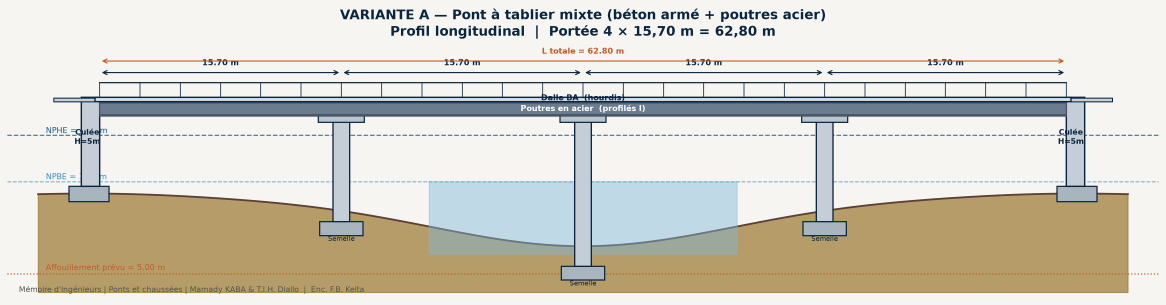
#> input picture exports/conceptions-variantes/01_mixte_profil_longitudinal.png, 3497 x 913 px, found by its file name (shown at 1/3 size)
$ python generer_caisson_precontraint.py
#> lines starting #> are read from the running program, lines starting #| are printed output that depends on the picture
#!/usr/bin/env python3
"""Variante B — Pont caisson en béton précontraint (modèle type mémoire)."""

from pathlib import Path
import matplotlib.pyplot as plt
from matplotlib.patches import FancyBboxPatch, Rectangle, Polygon, Circle, FancyArrowPatch
import numpy as np
from pptx import Presentation
from pptx.util import Inches, Pt
from pptx.dml.color import RGBColor
from pptx.enum.shapes import MSO_AUTO_SHAPE_TYPE
from PIL import Image as PILImage

OUT = Path("/workspace/exports/conceptions-variantes")
OUT.mkdir(parents=True, exist_ok=True)

L_SPAN = 15.70
N_SPANS = 4
L_TOTAL = L_SPAN * N_SPANS
NPHE, NPBE, AFF = 4.00, 1.00, 5.00
H_CULEE = 5.00
W_CHAUSSEE, W_TROTTOIR = 6.00, 1.00
W_TOTAL = W_CHAUSSEE + 2 * W_TROTTOIR

NAVY = "#0A2540"
GREEN = "#2F6B4F"
CONCRETE = "#C9D1D8"
BOX = "#A8B4BE"
BOX_DARK = "#8E9AA5"
WATER = "#7EB8DA"
SOIL = "#8B6914"
ACCENT = "#C45C26"
STEEL = "#4A5568"
STEEL_FILL = "#6B7C8F"


def set_style(ax):
    ax.set_aspect("equal")
    ax.axis("off")


def ground_profile(x):
    mid = L_TOTAL / 2
    depth = 3.2 * np.exp(-((x - mid) / 14) ** 2)
    return -depth


def draw_terrain(ax):
    xs = np.linspace(-4, L_TOTAL + 4, 250)
    ys = np.array([ground_profile(x) for x in xs])
    ax.fill_between(xs, ys, -6.2, color=SOIL, alpha=0.55, zorder=1)
    ax.plot(xs, ys, color="#5C4033", lw=1.6, zorder=2)


def draw_water(ax):
    ax.axhline(NPBE, color="#3A8FBF", ls="--", lw=1.0, alpha=0.75, zorder=3)
    ax.axhline(NPHE, color="#1E5F8A", ls="--", lw=1.2, alpha=0.8, zorder=3)
    mid = L_TOTAL / 2
    ax.fill_between([mid - 10, mid + 10], [ground_profile(mid) - 0.3] * 2,
                     [NPBE, NPBE], color=WATER, alpha=0.45, zorder=2)
    ax.text(L_TOTAL + 0.8, NPHE + 0.12, f"NPHE = {NPHE:.2f} m",
            fontsize=8, color="#1E5F8A")
    ax.text(L_TOTAL + 0.8, NPBE + 0.12, f"NPBE = {NPBE:.2f} m",
            fontsize=8, color="#3A8FBF")
    ax.axhline(-AFF, color=ACCENT, ls=":", lw=1.2, zorder=3)
    ax.text(L_TOTAL + 0.8, -AFF + 0.2, f"Affouillement = {AFF:.2f} m",
            fontsize=8, color=ACCENT)


def dim_h(ax, x0, x1, y, label, color=GREEN, dy=0.3):
    ax.annotate("", xy=(x1, y), xytext=(x0, y),
                arrowprops=dict(arrowstyle="<->", color=color, lw=1.1))
    ax.text((x0 + x1) / 2, y + dy, label, ha="center", fontsize=8,
            color=color, fontweight="bold")


def dim_v(ax, x, y0, y1, label, color=GREEN, dx=0.35):
    ax.annotate("", xy=(x, y1), xytext=(x, y0),
                arrowprops=dict(arrowstyle="<->", color=color, lw=1.1))
    ax.text(x + dx, (y0 + y1) / 2, label, ha="left", va="center",
            fontsize=8, color=color, fontweight="bold", rotation=90)


def pier_positions():
    return 0.0, L_TOTAL, [L_SPAN * i for i in range(1, N_SPANS)]


def oval_pier(ax, cx, y0, y1, w=1.5, color=CONCRETE, edge=GREEN):
    """Pile massive à section ovale / oblongue (style photo mémoire)."""
    h = y1 - y0
    # Corps oblong
    ax.add_patch(FancyBboxPatch((cx - w / 2, y0), w, h,
                                boxstyle="round,pad=0,rounding_size=0.35",
                                facecolor=color, edgecolor=edge, lw=1.5, zorder=5))
    # Ombre légère côté
    ax.add_patch(FancyBboxPatch((cx + w / 2 - 0.18, y0), 0.18, h,
                                boxstyle="round,pad=0,rounding_size=0.1",
                                facecolor=BOX_DARK, edgecolor="none", alpha=0.35, zorder=6))


def fig_pc_longitudinal():
    fig, ax = plt.subplots(figsize=(16, 7.2), dpi=220)
    fig.patch.set_facecolor("#F4F7F5")
    ax.set_facecolor("#F4F7F5")
    set_style(ax)

    abut_l, abut_r, piers = pier_positions()
    # Caisson : hauteur variable légère (plus haute sur piles)
    h_mid = 1.35   # hauteur caisson en travée
    h_app = 1.70   # hauteur caisson sur appui
    deck_top = 7.0
    slab = 0.22

    draw_terrain(ax)
    draw_water(ax)

    # Culées massives
    for x, side in [(abut_l, "L"), (abut_r, "R")]:
        w = 1.5
        h = H_CULEE + 0.8
        fx = x - w if side == "L" else x
        ax.add_patch(FancyBboxPatch((fx, deck_top - h), w, h,
                                    boxstyle="square,pad=0", facecolor=CONCRETE,
                                    edgecolor=GREEN, lw=1.5, zorder=5))
        ax.add_patch(FancyBboxPatch((fx - 0.9 if side == "L" else fx - 0.7,
                                     deck_top - h - 1.1), w + 1.6, 1.1,
                                    boxstyle="square,pad=0", facecolor=BOX,
                                    edgecolor=GREEN, lw=1.2, zorder=4))
        ax.text(x + (-1.0 if side == "L" else 0.4), deck_top - h / 2,
                f"Culée\nH={H_CULEE:.0f} m", fontsize=7.5, color=GREEN,
                ha="center", fontweight="bold", zorder=7)

    # Piles ovales massives + semelles
    for i, px in enumerate(piers):
        g = ground_profile(px)
        depth = 2.4 if i == 1 else 1.7
        foot_y = g - depth
        ax.add_patch(FancyBboxPatch((px - 1.7, foot_y), 3.4, 1.0,
                                    boxstyle="square,pad=0", facecolor=BOX,
                                    edgecolor=GREEN, lw=1.2, zorder=4))
        pier_top = deck_top - h_app - 0.15
        oval_pier(ax, px, foot_y + 1.0, pier_top, w=1.55)
        # Chevêtre / tête de pile
        ax.add_patch(FancyBboxPatch((px - 1.8, pier_top), 3.6, 0.45,
                                    boxstyle="round,pad=0,rounding_size=0.08",
                                    facecolor=BOX_DARK, edgecolor=GREEN, lw=1.2, zorder=6))
        ax.text(px, foot_y - 0.35, "Semelle", fontsize=6.5, ha="center", color=GREEN)

    # --- Caisson précontraint : extrados droit, intrados légèrement variable ---
    # Extrados (dessus)
    xs = np.linspace(0, L_TOTAL, 400)
    # Hauteur caisson : max près des piles, min en milieu de travée
    def h_box(x):
        # distance relative à l'appui le plus proche
        supports = [0] + piers + [L_TOTAL]
        d = min(abs(x - s) for s in supports)
        # interpolate: d=0 -> h_app, d=L_SPAN/2 -> h_mid
        t = min(d / (L_SPAN / 2), 1.0)
        # smooth
        t = 0.5 - 0.5 * np.cos(np.pi * t)
        return h_app + (h_mid - h_app) * t

    top = np.full_like(xs, deck_top)
    bot = np.array([deck_top - h_box(x) for x in xs])

    # Corps du caisson (vue longitudinale = âme / face)
    verts = list(zip(xs, top)) + list(zip(xs[::-1], bot[::-1]))
    ax.add_patch(Polygon(verts, closed=True, facecolor=BOX, edgecolor=GREEN,
                         lw=1.6, zorder=8))
    # bande sombre bas du caisson (effet volume)
    bot2 = bot + 0.18
    verts2 = list(zip(xs, bot)) + list(zip(xs[::-1], bot2[::-1]))
    ax.add_patch(Polygon(verts2, closed=True, facecolor=BOX_DARK, edgecolor="none",
                         alpha=0.55, zorder=9))

    # Hourdis / chaussée
    ax.add_patch(Rectangle((-0.2, deck_top), L_TOTAL + 0.4, slab,
                           facecolor="#D6DDE4", edgecolor=GREEN, lw=1.4, zorder=10))

    # Câbles de précontrainte (paraboles / câbles de continuité)
    for i in range(N_SPANS):
        x0, x1 = i * L_SPAN, (i + 1) * L_SPAN
        xc = np.linspace(x0 + 0.4, x1 - 0.4, 50)
        # câble inférieur en travée
        mid = (x0 + x1) / 2
        y_c = np.array([deck_top - h_box(x) + 0.25 + 0.35 * ((x - mid) / (L_SPAN / 2)) ** 2
                        for x in xc])
        ax.plot(xc, y_c, color=ACCENT, lw=1.7, zorder=11)
    # câbles sur appuis (haute)
    for px in piers:
        ax.plot([px - 3.5, px, px + 3.5],
                [deck_top - 0.35, deck_top - 0.22, deck_top - 0.35],
                color=ACCENT, lw=1.7, zorder=11)
    ax.text(L_TOTAL * 0.62, deck_top - 0.55, "Câbles de précontrainte",
            fontsize=8, color=ACCENT, fontweight="bold", zorder=12)

    # Garde-corps
    for x in np.linspace(0, L_TOTAL, 28):
        ax.plot([x, x], [deck_top + slab, deck_top + slab + 0.95],
                color=GREEN, lw=0.7, zorder=12)
    ax.plot([0, L_TOTAL], [deck_top + slab + 0.95] * 2, color=GREEN, lw=1.2, zorder=12)

    # Dalles de transition
    ax.add_patch(Rectangle((-3.2, deck_top), 3.0, slab * 0.9,
                           facecolor="#C8D0D8", edgecolor=GREEN, lw=1.0, zorder=9))
    ax.add_patch(Rectangle((L_TOTAL + 0.2, deck_top), 3.0, slab * 0.9,
                           facecolor="#C8D0D8", edgecolor=GREEN, lw=1.0, zorder=9))

    # Annotations
    ax.text(L_TOTAL / 2, deck_top + 0.05, "Tablier caisson en béton précontraint",
            fontsize=9, ha="center", color=NAVY, fontweight="bold", zorder=13)
    ax.text(L_SPAN * 0.5, deck_top - h_mid / 2 - 0.15,
            "Caisson\n(h variable)", fontsize=8, ha="center", va="center",
            color=GREEN, fontweight="bold", zorder=13)

    for i in range(N_SPANS):
        dim_h(ax, i * L_SPAN, (i + 1) * L_SPAN, deck_top + slab + 1.55,
              f"{L_SPAN:.2f} m")
    dim_h(ax, 0, L_TOTAL, deck_top + slab + 2.3,
          f"L totale = {L_TOTAL:.2f} m", color=ACCENT)

    ax.set_xlim(-6, L_TOTAL + 7.5)
    ax.set_ylim(-6.8, deck_top + slab + 3.1)
    ax.set_title("VARIANTE B — Pont caisson en béton précontraint\n"
                 "Profil longitudinal  |  Portée 4 × 15,70 m = 62,80 m  |  Modèle type caisson",
                 fontsize=13, fontweight="bold", color=GREEN, pad=12)
    ax.text(0.01, 0.015,
            "Mémoire d'ingénieurs | Ponts et chaussées | Mamady KABA & T.I.H. Diallo | Enc. F.B. Keita",
            transform=ax.transAxes, fontsize=7.5, color="#555")
    fig.tight_layout()
    path = OUT / "05_precontraint_profil_longitudinal.png"
    fig.savefig(path, dpi=220, bbox_inches="tight", facecolor=fig.get_facecolor())
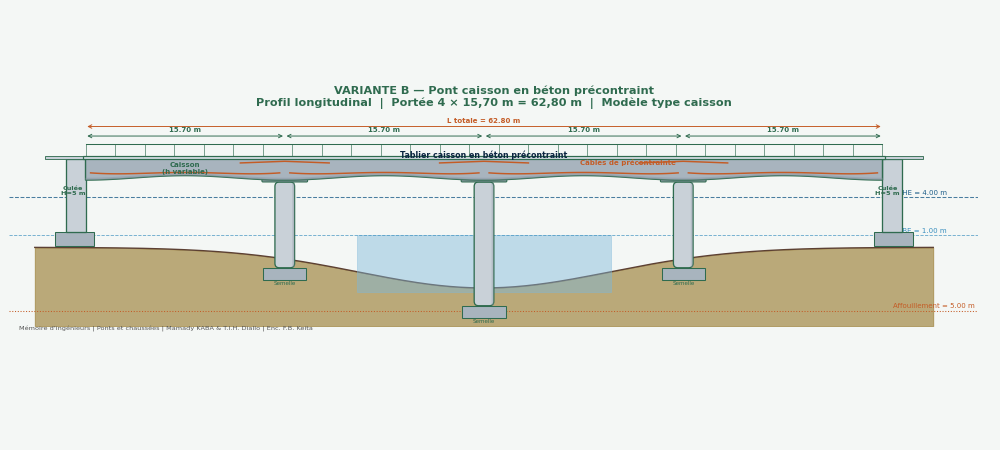
#> figure drawn by matplotlib, 1 panel
    plt.close(fig)
    return path


def fig_pc_plan():
    fig, ax = plt.subplots(figsize=(16, 5.6), dpi=220)
    fig.patch.set_facecolor("#F4F7F5")
    ax.set_facecolor("#F4F7F5")
    set_style(ax)

    W = W_TOTAL
    # Tablier
    ax.add_patch(FancyBboxPatch((0, 0), L_TOTAL, W, boxstyle="square,pad=0",
                                facecolor="#D5E0D8", edgecolor=GREEN, lw=1.6, zorder=3))
    ax.add_patch(Rectangle((0, W_TROTTOIR), L_TOTAL, W_CHAUSSEE,
                           facecolor="#6E7680", edgecolor="none", zorder=4, alpha=0.5))
    for x in np.arange(1, L_TOTAL, 2.0):
        ax.plot([x, x + 1], [W / 2, W / 2], color="white", lw=1.4, zorder=5, ls="--")

    # Emprise caisson (plus étroite en fond) — lignes d'âme
    box_bot = 3.2  # largeur de la semelle inférieure du caisson
    y_l = (W - box_bot) / 2
    y_r = y_l + box_bot
    ax.plot([0.5, L_TOTAL - 0.5], [y_l, y_l], color=GREEN, lw=1.6, ls="-", zorder=6)
    ax.plot([0.5, L_TOTAL - 0.5], [y_r, y_r], color=GREEN, lw=1.6, ls="-", zorder=6)
    ax.text(L_TOTAL / 2, W / 2 - 1.35, "Emprise caisson (semelle inférieure)",
            fontsize=8, ha="center", color=GREEN, fontweight="bold", zorder=7)

    # Piles ovales
    _, _, piers = pier_positions()
    ax.add_patch(Rectangle((-0.9, -1.3), 1.8, W + 2.6,
                           facecolor=CONCRETE, edgecolor=GREEN, lw=1.2, zorder=2))
    ax.add_patch(Rectangle((L_TOTAL - 0.9, -1.3), 1.8, W + 2.6,
                           facecolor=CONCRETE, edgecolor=GREEN, lw=1.2, zorder=2))
    for px in piers:
        ax.add_patch(FancyBboxPatch((px - 0.85, W / 2 - 1.4), 1.7, 2.8,
                                    boxstyle="round,pad=0,rounding_size=0.7",
                                    facecolor=CONCRETE, edgecolor=GREEN, lw=1.3, zorder=7))
        ax.text(px, W + 1.05, "Pile ovale", fontsize=8, ha="center",
                color=GREEN, fontweight="bold")

    ax.text(L_TOTAL / 2, W_TROTTOIR / 2, "Trottoir 1,00 m", fontsize=8, ha="center", color=GREEN)
    ax.text(L_TOTAL / 2, W - W_TROTTOIR / 2, "Trottoir 1,00 m", fontsize=8, ha="center", color=GREEN)
    ax.text(L_TOTAL / 2, W / 2 + 0.95, "Chaussée 6,00 m (2 voies)", fontsize=9,
            ha="center", color="white", fontweight="bold", zorder=8)

    dim_h(ax, 0, L_TOTAL, W + 2.1, f"{L_TOTAL:.2f} m")
    for i in range(N_SPANS):
        dim_h(ax, i * L_SPAN, (i + 1) * L_SPAN, -1.9, f"{L_SPAN:.2f} m")
    dim_v(ax, L_TOTAL + 3.0, 0, W, f"{W:.2f} m")

    ax.set_xlim(-4.5, L_TOTAL + 5)
    ax.set_ylim(-3.3, W + 3.1)
    ax.set_title("VARIANTE B — Vue en plan  |  Caisson précontraint  |  Largeur utile 8,00 m",
                 fontsize=13, fontweight="bold", color=GREEN, pad=10)
    fig.tight_layout()
    path = OUT / "06_precontraint_vue_en_plan.png"
    fig.savefig(path, dpi=220, bbox_inches="tight", facecolor=fig.get_facecolor())
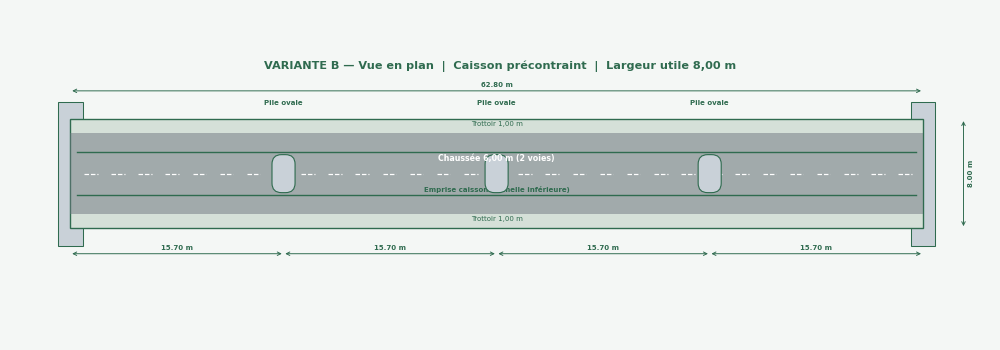
#> figure drawn by matplotlib, 1 panel
    plt.close(fig)
    return path


def fig_pc_coupe():
    """Coupe transversale caisson trapézoïdal (comme photo mémoire)."""
    fig, ax = plt.subplots(figsize=(12, 8), dpi=220)
    fig.patch.set_facecolor("#F4F7F5")
    ax.set_facecolor("#F4F7F5")
    set_style(ax)

    half = W_TOTAL / 2  # 4.0
    # Dimensions caisson
    top_w = W_TOTAL + 0.3          # hourdis débordant
    bottom_w = 3.40                # fond de caisson
    h_box = 1.55
    web_outer = 0.30
    bottom_t = 0.22
    top_t = 0.25

    # Hourdis / dalle supérieure
    ax.add_patch(Rectangle((-half - 0.15, 0), W_TOTAL + 0.3, top_t,
                           facecolor="#D6DDE4", edgecolor=GREEN, lw=1.5, zorder=6))
    # Trottoirs surélevés
    for sgn in [-1, 1]:
        x0 = -half if sgn < 0 else half - W_TROTTOIR
        ax.add_patch(Rectangle((x0, top_t), W_TROTTOIR, 0.12,
                               facecolor="#C5CED6", edgecolor=GREEN, lw=1.0, zorder=7))

    # Forme trapézoïdale extérieure du caisson
    bt = bottom_w / 2
    # Extrados sous dalle = 0, intrados = -h_box
    # Âmes inclinées
    outer = [
        (-half - 0.05, 0),
        (half + 0.05, 0),
        (bt, -h_box),
        (-bt, -h_box),
    ]
    ax.add_patch(Polygon(outer, closed=True, facecolor=BOX, edgecolor=GREEN,
                         lw=1.8, zorder=4))

    # Vide intérieur du caisson (trapeze intérieur)
    inset = 0.28
    bt_i = bt - inset
    inner = [
        (-half + 0.55, -top_t - 0.02),
        (half - 0.55, -top_t - 0.02),
        (bt_i, -h_box + bottom_t),
        (-bt_i, -h_box + bottom_t),
    ]
    ax.add_patch(Polygon(inner, closed=True, facecolor="#F4F7F5", edgecolor=GREEN,
                         lw=1.3, zorder=5))

    # Âmes marquées
    ax.text(0, -h_box / 2 - 0.05, "Vide du caisson", fontsize=9, ha="center",
            color=GREEN, fontweight="bold", zorder=8)
    ax.text(-half + 0.35, -h_box / 2, "Âme", fontsize=8, ha="center",
            color=GREEN, rotation=70, fontweight="bold", zorder=8)
    ax.text(half - 0.35, -h_box / 2, "Âme", fontsize=8, ha="center",
            color=GREEN, rotation=-70, fontweight="bold", zorder=8)

    # Câbles de précontrainte dans semelle inférieure et âmes
    for x in np.linspace(-bt + 0.25, bt - 0.25, 7):
        ax.add_patch(Circle((x, -h_box + 0.12), 0.045, facecolor=ACCENT,
                            edgecolor="#8B3010", lw=0.6, zorder=9))
    # câbles hauts (continuité)
    for x in np.linspace(-2.2, 2.2, 5):
        ax.add_patch(Circle((x, -0.12), 0.04, facecolor=ACCENT,
                            edgecolor="#8B3010", lw=0.6, zorder=9))

    # Garde-corps
    for sgn in [-1, 1]:
        x = sgn * half
        ax.plot([x, x], [top_t + 0.12, top_t + 1.15], color=GREEN, lw=1.6, zorder=10)
        ax.plot([x - 0.12 * sgn, x], [top_t + 1.15] * 2, color=GREEN, lw=1.4, zorder=10)

    # Cotes
    dim_h(ax, -half, half, top_t + 1.55, f"Largeur totale = {W_TOTAL:.2f} m")
    dim_h(ax, -W_CHAUSSEE / 2, W_CHAUSSEE / 2, -h_box - 0.55,
          f"Chaussée = {W_CHAUSSEE:.2f} m")
    dim_h(ax, -bt, bt, -h_box - 1.05, f"Fond caisson ≈ {bottom_w:.2f} m", color=ACCENT)
    dim_v(ax, half + 1.0, -h_box, 0, f"h caisson ≈ {h_box:.2f} m")
    dim_v(ax, half + 1.85, 0, top_t, f"e hourdis = {int(top_t*100)} cm")

    ax.add_patch(FancyBboxPatch((-half - 0.2, -h_box - 2.35), W_TOTAL + 0.4, 1.05,
                                boxstyle="round,pad=0.05", facecolor="white",
                                edgecolor=GREEN, lw=1.0, zorder=3))
    ax.text(0, -h_box - 1.65,
            "Caisson trapézoïdal précontraint  •  Câbles (cercles)  •  Âmes inclinées  •  Vide intérieur",
            fontsize=9, ha="center", color=GREEN, fontweight="bold")
    ax.text(0, -h_box - 2.05,
            "Modèle conforme au type d'ouvrage du mémoire (pont caisson béton précontraint)",
            fontsize=8, ha="center", color="#444")

    ax.set_xlim(-half - 2.6, half + 3.3)
    ax.set_ylim(-h_box - 2.7, top_t + 2.0)
    ax.set_title("VARIANTE B — Coupe transversale du caisson précontraint\n"
                 "(section trapézoïdale type béton précontraint)",
                 fontsize=12, fontweight="bold", color=GREEN, pad=10)
    fig.tight_layout()
    path = OUT / "07_precontraint_coupe_transversale.png"
    fig.savefig(path, dpi=220, bbox_inches="tight", facecolor=fig.get_facecolor())
    plt.close(fig)
    return path


def fig_pc_detail():
    fig, ax = plt.subplots(figsize=(11, 7.2), dpi=220)
    fig.patch.set_facecolor("#F4F7F5")
    ax.set_facecolor("#F4F7F5")
    set_style(ax)

    # Demi-coupe détaillée du caisson + appui sur pile
    half_top = 3.2
    bt = 1.7
    h = 1.7

    # Caisson (moitié droite stylisée, centrée)
    outer = [(-2.8, 0), (2.8, 0), (1.5, -h), (-1.5, -h)]
    ax.add_patch(Polygon(outer, closed=True, facecolor=BOX, edgecolor=GREEN, lw=1.8, zorder=4))
    inner = [(-2.1, -0.28), (2.1, -0.28), (1.15, -h + 0.28), (-1.15, -h + 0.28)]
    ax.add_patch(Polygon(inner, closed=True, facecolor="#F4F7F5", edgecolor=GREEN, lw=1.3, zorder=5))

    # Hourdis
    ax.add_patch(Rectangle((-3.0, 0), 6.0, 0.28, facecolor="#D6DDE4", edgecolor=GREEN, lw=1.4, zorder=6))
    ax.text(0, 0.45, "Hourdis supérieur du caisson", fontsize=10, ha="center",
            color=NAVY, fontweight="bold")

    # Câbles
    for x in np.linspace(-1.2, 1.2, 6):
        ax.add_patch(Circle((x, -h + 0.14), 0.06, facecolor=ACCENT, edgecolor="#8B3010", zorder=7))
    for x in [-1.5, -0.5, 0.5, 1.5]:
        ax.add_patch(Circle((x, -0.14), 0.05, facecolor=ACCENT, edgecolor="#8B3010", zorder=7))

    ax.annotate("Torons de précontrainte\n(semelle inférieure)",
                xy=(0.8, -h + 0.14), xytext=(2.6, -0.6),
                fontsize=9, color=ACCENT, fontweight="bold",
                arrowprops=dict(arrowstyle="->", color=ACCENT, lw=1.3))
    ax.annotate("Âme inclinée", xy=(2.0, -h / 2), xytext=(3.0, -1.2),
                fontsize=9, color=GREEN,
                arrowprops=dict(arrowstyle="->", color=GREEN))
    ax.text(0, -h / 2 - 0.05, "Vide", fontsize=10, ha="center", color=GREEN, fontweight="bold")

    # Appui + tête de pile ovale
    ax.add_patch(Rectangle((-0.55, -h - 0.35), 1.1, 0.28, facecolor="#333", edgecolor="#111", lw=1.0, zorder=8))
    ax.text(0, -h - 0.21, "Appui", fontsize=8, ha="center", va="center", color="white", fontweight="bold", zorder=9)
    ax.add_patch(FancyBboxPatch((-1.5, -h - 1.7), 3.0, 1.25,
                                boxstyle="round,pad=0,rounding_size=0.45",
                                facecolor=CONCRETE, edgecolor=GREEN, lw=1.5, zorder=7))
    ax.text(0, -h - 1.05, "Tête de pile\n(section ovale)", fontsize=9, ha="center",
            color=GREEN, fontweight="bold", zorder=9)

    ax.set_xlim(-3.6, 4.6)
    ax.set_ylim(-h - 2.1, 1.0)
    ax.set_title("VARIANTE B — Détail du caisson précontraint\n"
                 "et appui sur pile (modèle type mémoire)",
                 fontsize=12, fontweight="bold", color=GREEN, pad=10)
    fig.tight_layout()
    path = OUT / "08_precontraint_detail_poutre.png"
    fig.savefig(path, dpi=220, bbox_inches="tight", facecolor=fig.get_facecolor())
    plt.close(fig)
    return path


def fig_comparatif():
    fig, axes = plt.subplots(1, 2, figsize=(16, 7.2), dpi=220)
    fig.patch.set_facecolor("#FAFAF7")

    # A mixte
    ax = axes[0]
    ax.set_facecolor("#FAFAF7")
    set_style(ax)
    half = 4.0
    ax.add_patch(Rectangle((-half, 0), 8, 0.22, facecolor="#D6DDE4", edgecolor=NAVY, lw=1.4))
    for xc in np.linspace(-3, 3, 5):
        ax.add_patch(Rectangle((xc - 0.18, -0.05), 0.36, 0.05, facecolor=STEEL, zorder=5))
        ax.add_patch(Rectangle((xc - 0.015, -0.85), 0.03, 0.80, facecolor=STEEL_FILL, zorder=5))
        ax.add_patch(Rectangle((xc - 0.18, -0.90), 0.36, 0.05, facecolor=STEEL, zorder=5))
    points = [
        "• Dalle BA + poutres acier I",
        "• Connexion par goujons",
        "• Tablier léger",
        "• Montage métallique rapide",
        f"• L = {L_TOTAL:.2f} m (4×{L_SPAN:.2f})",
    ]
    ax.set_title("A — Tablier mixte", fontsize=12, fontweight="bold", color=NAVY, pad=8)
    ax.text(0, -1.35, "\n".join(points), fontsize=8.5, ha="center", va="top", color="#333",
            bbox=dict(boxstyle="round,pad=0.4", facecolor="white", edgecolor=NAVY, lw=1.0))
    ax.set_xlim(-5, 5)
    ax.set_ylim(-3.6, 0.8)

    # B caisson
    ax = axes[1]
    ax.set_facecolor("#FAFAF7")
    set_style(ax)
    outer = [(-4.0, 0), (4.0, 0), (1.7, -1.55), (-1.7, -1.55)]
    ax.add_patch(Polygon(outer, closed=True, facecolor=BOX, edgecolor=GREEN, lw=1.6))
    inner = [(-3.1, -0.25), (3.1, -0.25), (1.3, -1.30), (-1.3, -1.30)]
    ax.add_patch(Polygon(inner, closed=True, facecolor="#FAFAF7", edgecolor=GREEN, lw=1.2))
    ax.add_patch(Rectangle((-4.0, 0), 8, 0.20, facecolor="#D6DDE4", edgecolor=GREEN, lw=1.2))
    for x in np.linspace(-1.3, 1.3, 5):
        ax.add_patch(Circle((x, -1.42), 0.05, facecolor=ACCENT, zorder=6))
    points = [
        "• Caisson trapézoïdal précontraint",
        "• Torons dans semelle / âmes",
        "• Piles ovales massives",
        "• Grande rigidité & durabilité",
        f"• L = {L_TOTAL:.2f} m (4×{L_SPAN:.2f})",
    ]
    ax.set_title("B — Caisson béton précontraint", fontsize=12, fontweight="bold", color=GREEN, pad=8)
    ax.text(0, -1.95, "\n".join(points), fontsize=8.5, ha="center", va="top", color="#333",
            bbox=dict(boxstyle="round,pad=0.4", facecolor="white", edgecolor=GREEN, lw=1.0))
    ax.set_xlim(-5, 5)
    ax.set_ylim(-4.2, 0.8)

    fig.suptitle("COMPARAISON ARCHITECTURALE DES DEUX VARIANTES\n"
                 f"Pont — Portée totale {L_TOTAL:.2f} m  |  Largeur {W_TOTAL:.2f} m",
                 fontsize=14, fontweight="bold", color=NAVY, y=0.98)
    fig.tight_layout(rect=[0, 0, 1, 0.92])
    path = OUT / "09_comparatif_variantes.png"
    fig.savefig(path, dpi=220, bbox_inches="tight", facecolor=fig.get_facecolor())
    plt.close(fig)
    return path


def refresh_pptx_pdf():
    paths = [
        OUT / "01_mixte_profil_longitudinal.png",
        OUT / "02_mixte_vue_en_plan.png",
        OUT / "03_mixte_coupe_transversale.png",
        OUT / "04_mixte_detail_connexion.png",
        OUT / "05_precontraint_profil_longitudinal.png",
        OUT / "06_precontraint_vue_en_plan.png",
        OUT / "07_precontraint_coupe_transversale.png",
        OUT / "08_precontraint_detail_poutre.png",
        OUT / "09_comparatif_variantes.png",
        OUT / "10_mixte_perspective_architecturale.png",
        OUT / "11_precontraint_perspective_architecturale.png",
    ]
    images = [PILImage.open(p).convert("RGB") for p in paths if p.exists()]
#> images = 1 item
    pdf = Path("/workspace/exports/Conceptions_Architecturales_Variantes_Pont.pdf")
    images[0].save(pdf, save_all=True, append_images=images[1:], resolution=220)
#> (the rest of the program and of its run is left out)
